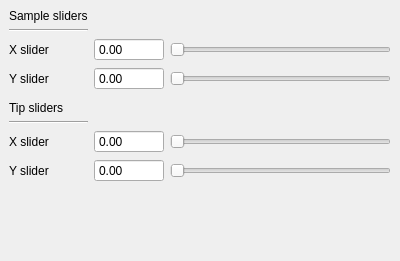
  <widget class="QDockWidget" name="dockWidget">
   <property name="sizePolicy">
    <sizepolicy hsizetype="Maximum" vsizetype="Minimum">
     <horstretch>0</horstretch>
     <verstretch>0</verstretch>
    </sizepolicy>
   </property>
   <property name="minimumSize">
    <size>
     <width>400</width>
     <height>261</height>
    </size>
   </property>
   <property name="maximumSize">
    <size>
     <width>700</width>
     <height>524287</height>
    </size>
   </property>
   <property name="windowTitle">
    <string>Cursor sliders</string>
   </property>
   <attribute name="dockWidgetArea">
    <number>2</number>
   </attribute>
   <widget class="QWidget" name="dockWidgetContents_6">
    <layout class="QGridLayout" name="gridLayout_13">
     <item row="1" column="0">
      <layout class="QGridLayout" name="gridLayout_12">
       <item row="5" column="0">
        <widget class="QLabel" name="label_19">
         <property name="text">
          <string>Tip sliders</string>
         </property>
        </widget>
       </item>
       <item row="6" column="0">
        <widget class="Line" name="line_3">
         <property name="orientation">
          <enum>Qt::Horizontal</enum>
         </property>
        </widget>
       </item>
       <item row="2" column="0">
        <widget class="QLabel" name="label_17">
         <property name="text">
          <string>X slider</string>
         </property>
        </widget>
       </item>
       <item row="8" column="1">
        <widget class="ScienDSpinBox" name="tipYSliderSpinBox">
         <property name="maximumSize">
          <size>
           <width>70</width>
           <height>16777215</height>
          </size>
         </property>
         <property name="buttonSymbols">
          <enum>QAbstractSpinBox::NoButtons</enum>
         </property>
        </widget>
       </item>
       <item row="1" column="0">
        <widget class="Line" name="line_2">
         <property name="orientation">
          <enum>Qt::Horizontal</enum>
         </property>
        </widget>
       </item>
       <item row="0" column="0">
        <widget class="QLabel" name="label_6">
         <property name="text">
          <string>Sample sliders</string>
         </property>
        </widget>
       </item>
       <item row="3" column="1">
        <widget class="ScienDSpinBox" name="sampleYSliderSpinBox">
         <property name="sizePolicy">
          <sizepolicy hsizetype="Fixed" vsizetype="Minimum">
           <horstretch>0</horstretch>
           <verstretch>0</verstretch>
          </sizepolicy>
         </property>
         <property name="maximumSize">
          <size>
           <width>70</width>
           <height>16777215</height>
          </size>
         </property>
         <property name="buttonSymbols">
          <enum>QAbstractSpinBox::NoButtons</enum>
         </property>
        </widget>
       </item>
       <item row="8" column="0">
        <widget class="QLabel" name="label_21">
         <property name="text">
          <string>Y slider</string>
         </property>
        </widget>
       </item>
       <item row="7" column="1">
        <widget class="ScienDSpinBox" name="tipXSliderSpinBox">
         <property name="sizePolicy">
          <sizepolicy hsizetype="Fixed" vsizetype="Minimum">
           <horstretch>0</horstretch>
           <verstretch>0</verstretch>
          </sizepolicy>
         </property>
         <property name="minimumSize">
          <size>
           <width>70</width>
           <height>0</height>
          </size>
         </property>
         <property name="maximumSize">
          <size>
           <width>70</width>
           <height>16777215</height>
          </size>
         </property>
         <property name="buttonSymbols">
          <enum>QAbstractSpinBox::NoButtons</enum>
         </property>
        </widget>
       </item>
       <item row="2" column="1">
        <widget class="ScienDSpinBox" name="sampleXSliderSpinBox">
         <property name="sizePolicy">
          <sizepolicy hsizetype="Fixed" vsizetype="Minimum">
           <horstretch>0</horstretch>
           <verstretch>0</verstretch>
          </sizepolicy>
         </property>
         <property name="maximumSize">
          <size>
           <width>70</width>
           <height>16777215</height>
          </size>
         </property>
         <property name="buttonSymbols">
          <enum>QAbstractSpinBox::NoButtons</enum>
         </property>
        </widget>
       </item>
       <item row="3" column="0">
        <widget class="QLabel" name="label_18">
         <property name="text">
          <string>Y slider</string>
         </property>
        </widget>
       </item>
       <item row="3" column="2">
        <widget class="QSlider" name="sampleYSlider">
         <property name="maximum">
          <number>1000</number>
         </property>
         <property name="orientation">
          <enum>Qt::Horizontal</enum>
         </property>
        </widget>
       </item>
       <item row="7" column="0">
        <widget class="QLabel" name="label_20">
         <property name="text">
          <string>X slider</string>
         </property>
        </widget>
       </item>
       <item row="2" column="2">
        <widget class="QSlider" name="sampleXSlider">
         <property name="minimum">
          <number>0</number>
         </property>
         <property name="maximum">
          <number>1000</number>
         </property>
         <property name="value">
          <number>0</number>
         </property>
         <property name="orientation">
          <enum>Qt::Horizontal</enum>
         </property>
        </widget>
       </item>
       <item row="7" column="2">
        <widget class="QSlider" name="tipXSlider">
         <property name="maximum">
          <number>1000</number>
         </property>
         <property name="orientation">
          <enum>Qt::Horizontal</enum>
         </property>
        </widget>
       </item>
       <item row="4" column="0">
        <spacer name="verticalSpacer_2">
         <property name="orientation">
          <enum>Qt::Vertical</enum>
         </property>
         <property name="sizeType">
          <enum>QSizePolicy::Fixed</enum>
         </property>
         <property name="sizeHint" stdset="0">
          <size>
           <width>20</width>
           <height>5</height>
          </size>
         </property>
        </spacer>
       </item>
       <item row="8" column="2">
        <widget class="QSlider" name="tipYSlider">
         <property name="maximum">
          <number>1000</number>
         </property>
         <property name="orientation">
          <enum>Qt::Horizontal</enum>
         </property>
        </widget>
       </item>
      </layout>
     </item>
     <item row="2" column="0">
      <spacer name="verticalSpacer_3">
       <property name="orientation">
        <enum>Qt::Vertical</enum>
       </property>
       <property name="sizeType">
        <enum>QSizePolicy::MinimumExpanding</enum>
       </property>
       <property name="sizeHint" stdset="0">
        <size>
         <width>20</width>
         <height>0</height>
        </size>
       </property>
      </spacer>
     </item>
    </layout>
   </widget>
  </widget>
